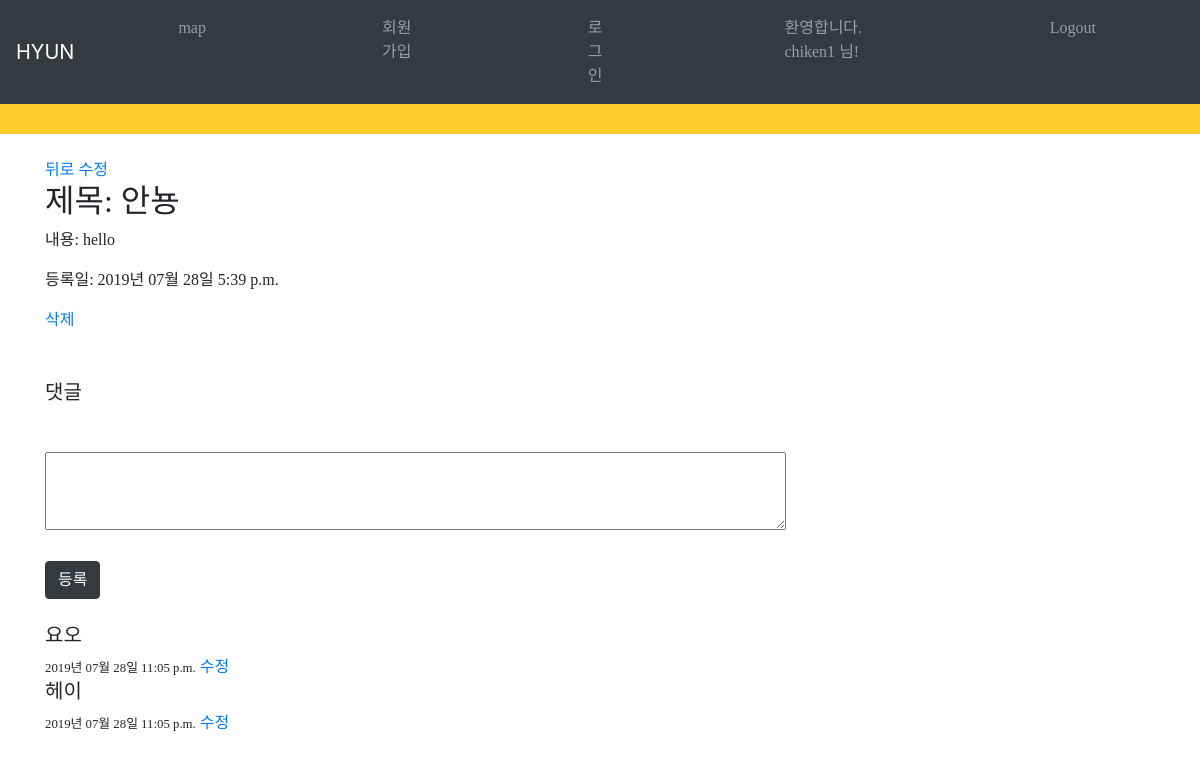
Screenshot of /mblog/7/ (signed in) with the database file from the repository.
### mblog/models.py (models this page shows, shortened)
class Blog(models.Model):
    title = models.CharField(max_length=100)
    body = models.TextField()
    update_date = models.DateTimeField(auto_now=True)

class Comment(models.Model):
    board = models.ForeignKey(Blog, on_delete=models.CASCADE, null=True, related_name='comments')
    content = models.TextField()
    created_at = models.DateTimeField(auto_now_add=True)

### mblog/views.py (the view)
# urls.py: path('<int:board_id>/', views.detail, name='detail'),
def detail(request, board_id): #board_id // pk=board_id
        board_detail = get_object_or_404(Blog, pk=board_id)
        comments = Comment.objects.filter(board_id=board_id)
        context = {
                'board' : board_detail,
                'comments' : comments
        }
        return render(request,'detail.html',context )

### mblog/templates/detail.html (shortened to what this page needs)
<!DOCTYPE html>
<html>
    <head>
    </head>
    <body>
        {% extends 'base.html' %}
        {% block content %}
        <br>
        <div class="container">
            <a href="{% url 'show' %}">뒤로</a>
            <a href="{% url 'edit' pk=board.pk %}">수정</a>
            <h2>제목: {{board.title}}</h2>
            <p>내용: {{board.body}}</p>
            <P>등록일: {{board.update_date|date:"Y년 m월 d일 P"}}</P>
            <a href="{% url 'delete' pk=board.pk %}">삭제</a>
        </div>
        <br><br>
        <div class="container">
        <h5>댓글</h5>
        <div class="card-body"></div>
            <form method="POST" action="comment/write/">
            <textarea rows="3" cols="80" name="content">
            </textarea>
            <br><br>
            <button type="submit" class="btn btn-dark">등록</button>
            </form>
        </div>
    <br>
    {% for comment in board.comments.all %}
    <div class="container">
    <div class="comment_body">
            <h5>{{comment.content}}</h5>
            <small>{{comment.created_at|date:"Y년 m월 d일 P"}}</small>
            <a href="{% url 'comment_edit' board.pk comment.pk %}">수정</a>
    </div>
    </div>
    {% endfor %}
    <br>
    <br>
    {% endblock %}

### mblog/templates/base.html (shortened to what this page needs)
<!DOCTYPE html>
<html>
    <head>
            <link rel="stylesheet" href="https://stackpath.bootstrapcdn.com/bootstrap/4.3.1/css/bootstrap.min.css">
    </head>
    <body>
        <nav class="navbar navbar-expand-lg navbar-dark bg-dark">
            <a class="navbar-brand" href="/">HYUN</a>
            <div class="collapse navbar-collapse" id="navbarNav">
              <ul class="navbar-nav">
                <li class="nav-item">
                  <a class="nav-link" href=" {% url 'map' %}">map</a>
                </li>
                <li class="nav-item">
                    <a class="nav-link" href="{% url 'signup' %}">회원가입</a>
                </li>
                <li class="nav-item">
                    <a class="nav-link" href="{% url 'login' %}">로그인</a>
                </li>
                  {% if user.is_authenticated %}
                    <li class="nav-item">
                      <a class="nav-link">환영합니다. {{ user.username }} 님!</a>
                    </li>
                    <li class="nav-item">
                        <a class="nav-link" href="javascript:{document.getElementById('logout').submit()}">Logout</a>
                    </li>
                  {% endif %}
              </ul>
            </div>
          </nav>
        <div style="height:30px; background-color:#FACC2E;"></div>
          {% block content %}
          {% endblock %}
    </body>
</html>

### mblog/templates/detail.html (style rules this page uses)
.container { font-family: Godo; }

### mblog/templates/base.html (style rules this page uses)
.nav-item { padding-left:80px; padding-right:80px; font-family:Binggrae-Bold; }

### rows the page displays
Blog: title "안뇽", body "hello", update_date "2019년 07월 28일 5:39 p.m."
Comment: content "요오", created_at "2019년 07월 28일 11:05 p.m."
Comment: content "헤이", created_at "2019년 07월 28일 11:05 p.m."

### other values shown
{{ user.username }} "chiken1"
